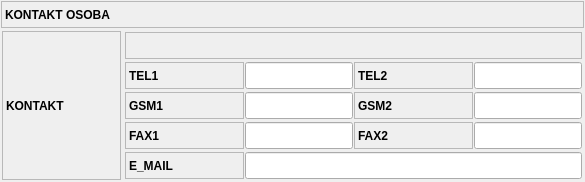
       <widget class="QFrame" name="frame_13">
        <property name="frameShape">
         <enum>QFrame::NoFrame</enum>
        </property>
        <property name="frameShadow">
         <enum>QFrame::Raised</enum>
        </property>
        <layout class="QVBoxLayout" name="verticalLayout_2">
         <property name="spacing">
          <number>0</number>
         </property>
         <property name="leftMargin">
          <number>0</number>
         </property>
         <property name="topMargin">
          <number>0</number>
         </property>
         <property name="rightMargin">
          <number>0</number>
         </property>
         <property name="bottomMargin">
          <number>0</number>
         </property>
         <item>
          <widget class="QFrame" name="frame_5">
           <property name="sizePolicy">
            <sizepolicy hsizetype="Preferred" vsizetype="Maximum">
             <horstretch>0</horstretch>
             <verstretch>0</verstretch>
            </sizepolicy>
           </property>
           <property name="frameShape">
            <enum>QFrame::NoFrame</enum>
           </property>
           <property name="frameShadow">
            <enum>QFrame::Raised</enum>
           </property>
           <layout class="QHBoxLayout" name="horizontalLayout_4">
            <property name="spacing">
             <number>1</number>
            </property>
            <property name="leftMargin">
             <number>1</number>
            </property>
            <property name="topMargin">
             <number>1</number>
            </property>
            <property name="rightMargin">
             <number>1</number>
            </property>
            <property name="bottomMargin">
             <number>1</number>
            </property>
            <item>
             <widget class="QLabel" name="lblKontaktOsobaTitle">
              <property name="minimumSize">
               <size>
                <width>0</width>
                <height>27</height>
               </size>
              </property>
              <property name="font">
               <font>
                <weight>75</weight>
                <bold>true</bold>
               </font>
              </property>
              <property name="frameShape">
               <enum>QFrame::StyledPanel</enum>
              </property>
              <property name="text">
               <string>KONTAKT OSOBA</string>
              </property>
             </widget>
            </item>
           </layout>
          </widget>
         </item>
         <item>
          <widget class="QFrame" name="frame_17">
           <property name="frameShape">
            <enum>QFrame::NoFrame</enum>
           </property>
           <property name="frameShadow">
            <enum>QFrame::Raised</enum>
           </property>
           <layout class="QHBoxLayout" name="horizontalLayout_19">
            <property name="spacing">
             <number>1</number>
            </property>
            <property name="leftMargin">
             <number>1</number>
            </property>
            <property name="topMargin">
             <number>1</number>
            </property>
            <property name="rightMargin">
             <number>1</number>
            </property>
            <property name="bottomMargin">
             <number>1</number>
            </property>
            <item>
             <widget class="QFrame" name="frame_23">
              <property name="sizePolicy">
               <sizepolicy hsizetype="Maximum" vsizetype="Preferred">
                <horstretch>0</horstretch>
                <verstretch>0</verstretch>
               </sizepolicy>
              </property>
              <property name="frameShape">
               <enum>QFrame::NoFrame</enum>
              </property>
              <property name="frameShadow">
               <enum>QFrame::Raised</enum>
              </property>
              <layout class="QHBoxLayout" name="horizontalLayout_20">
               <property name="spacing">
                <number>1</number>
               </property>
               <property name="leftMargin">
                <number>1</number>
               </property>
               <property name="topMargin">
                <number>1</number>
               </property>
               <property name="rightMargin">
                <number>1</number>
               </property>
               <property name="bottomMargin">
                <number>1</number>
               </property>
               <item>
                <widget class="QLabel" name="lblKontaktTitle">
                 <property name="sizePolicy">
                  <sizepolicy hsizetype="Maximum" vsizetype="Preferred">
                   <horstretch>0</horstretch>
                   <verstretch>0</verstretch>
                  </sizepolicy>
                 </property>
                 <property name="minimumSize">
                  <size>
                   <width>119</width>
                   <height>27</height>
                  </size>
                 </property>
                 <property name="maximumSize">
                  <size>
                   <width>119</width>
                   <height>16777215</height>
                  </size>
                 </property>
                 <property name="font">
                  <font>
                   <weight>75</weight>
                   <bold>true</bold>
                  </font>
                 </property>
                 <property name="frameShape">
                  <enum>QFrame::StyledPanel</enum>
                 </property>
                 <property name="text">
                  <string>KONTAKT</string>
                 </property>
                </widget>
               </item>
              </layout>
             </widget>
            </item>
            <item>
             <widget class="QFrame" name="frame_24">
              <property name="frameShape">
               <enum>QFrame::NoFrame</enum>
              </property>
              <property name="frameShadow">
               <enum>QFrame::Raised</enum>
              </property>
              <layout class="QVBoxLayout" name="verticalLayout_4">
               <property name="spacing">
                <number>1</number>
               </property>
               <property name="leftMargin">
                <number>1</number>
               </property>
               <property name="topMargin">
                <number>1</number>
               </property>
               <property name="rightMargin">
                <number>1</number>
               </property>
               <property name="bottomMargin">
                <number>1</number>
               </property>
               <item>
                <widget class="QFrame" name="frame_25">
                 <property name="sizePolicy">
                  <sizepolicy hsizetype="Preferred" vsizetype="Maximum">
                   <horstretch>0</horstretch>
                   <verstretch>0</verstretch>
                  </sizepolicy>
                 </property>
                 <property name="frameShape">
                  <enum>QFrame::NoFrame</enum>
                 </property>
                 <property name="frameShadow">
                  <enum>QFrame::Raised</enum>
                 </property>
                 <layout class="QHBoxLayout" name="horizontalLayout_21">
                  <property name="spacing">
                   <number>1</number>
                  </property>
                  <property name="leftMargin">
                   <number>1</number>
                  </property>
                  <property name="topMargin">
                   <number>1</number>
                  </property>
                  <property name="rightMargin">
                   <number>1</number>
                  </property>
                  <property name="bottomMargin">
                   <number>1</number>
                  </property>
                  <item>
                   <widget class="QLabel" name="lblKorinsikNaziv_3">
                    <property name="sizePolicy">
                     <sizepolicy hsizetype="Preferred" vsizetype="Preferred">
                      <horstretch>0</horstretch>
                      <verstretch>0</verstretch>
                     </sizepolicy>
                    </property>
                    <property name="minimumSize">
                     <size>
                      <width>0</width>
                      <height>27</height>
                     </size>
                    </property>
                    <property name="font">
                     <font>
                      <weight>75</weight>
                      <bold>true</bold>
                     </font>
                    </property>
                    <property name="frameShape">
                     <enum>QFrame::StyledPanel</enum>
                    </property>
                    <property name="textInteractionFlags">
                     <set>Qt::LinksAccessibleByMouse|Qt::TextSelectableByMouse</set>
                    </property>
                   </widget>
                  </item>
                 </layout>
                </widget>
               </item>
               <item>
                <widget class="QFrame" name="frame_27">
                 <property name="sizePolicy">
                  <sizepolicy hsizetype="Preferred" vsizetype="Maximum">
                   <horstretch>0</horstretch>
                   <verstretch>0</verstretch>
                  </sizepolicy>
                 </property>
                 <property name="frameShape">
                  <enum>QFrame::NoFrame</enum>
                 </property>
                 <property name="frameShadow">
                  <enum>QFrame::Raised</enum>
                 </property>
                 <layout class="QHBoxLayout" name="horizontalLayout_22">
                  <property name="spacing">
                   <number>1</number>
                  </property>
                  <property name="leftMargin">
                   <number>1</number>
                  </property>
                  <property name="topMargin">
                   <number>1</number>
                  </property>
                  <property name="rightMargin">
                   <number>1</number>
                  </property>
                  <property name="bottomMargin">
                   <number>1</number>
                  </property>
                  <item>
                   <widget class="QLabel" name="lblTel1Title">
                    <property name="sizePolicy">
                     <sizepolicy hsizetype="Maximum" vsizetype="Preferred">
                      <horstretch>0</horstretch>
                      <verstretch>0</verstretch>
                     </sizepolicy>
                    </property>
                    <property name="minimumSize">
                     <size>
                      <width>119</width>
                      <height>27</height>
                     </size>
                    </property>
                    <property name="maximumSize">
                     <size>
                      <width>119</width>
                      <height>16777215</height>
                     </size>
                    </property>
                    <property name="font">
                     <font>
                      <weight>75</weight>
                      <bold>true</bold>
                     </font>
                    </property>
                    <property name="frameShape">
                     <enum>QFrame::StyledPanel</enum>
                    </property>
                    <property name="text">
                     <string>TEL1</string>
                    </property>
                   </widget>
                  </item>
                  <item>
                   <widget class="QLineEdit" name="txtTel1">
                    <property name="sizePolicy">
                     <sizepolicy hsizetype="Preferred" vsizetype="Preferred">
                      <horstretch>0</horstretch>
                      <verstretch>0</verstretch>
                     </sizepolicy>
                    </property>
                   </widget>
                  </item>
                  <item>
                   <widget class="QLabel" name="lblTel2Title">
                    <property name="sizePolicy">
                     <sizepolicy hsizetype="Maximum" vsizetype="Preferred">
                      <horstretch>0</horstretch>
                      <verstretch>0</verstretch>
                     </sizepolicy>
                    </property>
                    <property name="minimumSize">
                     <size>
                      <width>119</width>
                      <height>27</height>
                     </size>
                    </property>
                    <property name="maximumSize">
                     <size>
                      <width>119</width>
                      <height>16777215</height>
                     </size>
                    </property>
                    <property name="font">
                     <font>
                      <weight>75</weight>
                      <bold>true</bold>
                     </font>
                    </property>
                    <property name="frameShape">
                     <enum>QFrame::StyledPanel</enum>
                    </property>
                    <property name="text">
                     <string>TEL2</string>
                    </property>
                   </widget>
                  </item>
                  <item>
                   <widget class="QLineEdit" name="txtTel2">
                    <property name="sizePolicy">
                     <sizepolicy hsizetype="Preferred" vsizetype="Preferred">
                      <horstretch>0</horstretch>
                      <verstretch>0</verstretch>
                     </sizepolicy>
                    </property>
                   </widget>
                  </item>
                 </layout>
                </widget>
               </item>
               <item>
                <widget class="QFrame" name="frame_28">
                 <property name="sizePolicy">
                  <sizepolicy hsizetype="Preferred" vsizetype="Maximum">
                   <horstretch>0</horstretch>
                   <verstretch>0</verstretch>
                  </sizepolicy>
                 </property>
                 <property name="frameShape">
                  <enum>QFrame::NoFrame</enum>
                 </property>
                 <property name="frameShadow">
                  <enum>QFrame::Raised</enum>
                 </property>
                 <layout class="QHBoxLayout" name="horizontalLayout_23">
                  <property name="spacing">
                   <number>1</number>
                  </property>
                  <property name="leftMargin">
                   <number>1</number>
                  </property>
                  <property name="topMargin">
                   <number>1</number>
                  </property>
                  <property name="rightMargin">
                   <number>1</number>
                  </property>
                  <property name="bottomMargin">
                   <number>1</number>
                  </property>
                  <item>
                   <widget class="QLabel" name="lblGsm1Title">
                    <property name="sizePolicy">
                     <sizepolicy hsizetype="Maximum" vsizetype="Preferred">
                      <horstretch>0</horstretch>
                      <verstretch>0</verstretch>
                     </sizepolicy>
                    </property>
                    <property name="minimumSize">
                     <size>
                      <width>119</width>
                      <height>27</height>
                     </size>
                    </property>
                    <property name="maximumSize">
                     <size>
                      <width>119</width>
                      <height>16777215</height>
                     </size>
                    </property>
                    <property name="font">
                     <font>
                      <weight>75</weight>
                      <bold>true</bold>
                     </font>
                    </property>
                    <property name="frameShape">
                     <enum>QFrame::StyledPanel</enum>
                    </property>
                    <property name="text">
                     <string>GSM1</string>
                    </property>
                   </widget>
                  </item>
                  <item>
                   <widget class="QLineEdit" name="txtGsm1">
                    <property name="sizePolicy">
                     <sizepolicy hsizetype="Preferred" vsizetype="Preferred">
                      <horstretch>0</horstretch>
                      <verstretch>0</verstretch>
                     </sizepolicy>
                    </property>
                   </widget>
                  </item>
                  <item>
                   <widget class="QLabel" name="lblGsm2Title">
                    <property name="sizePolicy">
                     <sizepolicy hsizetype="Maximum" vsizetype="Preferred">
                      <horstretch>0</horstretch>
                      <verstretch>0</verstretch>
                     </sizepolicy>
                    </property>
                    <property name="minimumSize">
                     <size>
                      <width>119</width>
                      <height>27</height>
                     </size>
                    </property>
                    <property name="maximumSize">
                     <size>
                      <width>119</width>
                      <height>16777215</height>
                     </size>
                    </property>
                    <property name="font">
                     <font>
                      <weight>75</weight>
                      <bold>true</bold>
                     </font>
                    </property>
                    <property name="frameShape">
                     <enum>QFrame::StyledPanel</enum>
                    </property>
                    <property name="text">
                     <string>GSM2</string>
                    </property>
                   </widget>
                  </item>
                  <item>
                   <widget class="QLineEdit" name="txtGsm2">
                    <property name="sizePolicy">
                     <sizepolicy hsizetype="Preferred" vsizetype="Preferred">
                      <horstretch>0</horstretch>
                      <verstretch>0</verstretch>
                     </sizepolicy>
                    </property>
                   </widget>
                  </item>
                 </layout>
                </widget>
               </item>
               <item>
                <widget class="QFrame" name="frame_29">
                 <property name="sizePolicy">
                  <sizepolicy hsizetype="Preferred" vsizetype="Maximum">
                   <horstretch>0</horstretch>
                   <verstretch>0</verstretch>
                  </sizepolicy>
                 </property>
                 <property name="frameShape">
                  <enum>QFrame::NoFrame</enum>
                 </property>
                 <property name="frameShadow">
                  <enum>QFrame::Raised</enum>
                 </property>
                 <layout class="QHBoxLayout" name="horizontalLayout_25">
                  <property name="spacing">
                   <number>1</number>
                  </property>
                  <property name="leftMargin">
                   <number>1</number>
                  </property>
                  <property name="topMargin">
                   <number>1</number>
                  </property>
                  <property name="rightMargin">
                   <number>1</number>
                  </property>
                  <property name="bottomMargin">
                   <number>1</number>
                  </property>
                  <item>
                   <widget class="QLabel" name="lblFax1Title">
                    <property name="sizePolicy">
                     <sizepolicy hsizetype="Maximum" vsizetype="Preferred">
                      <horstretch>0</horstretch>
                      <verstretch>0</verstretch>
                     </sizepolicy>
                    </property>
                    <property name="minimumSize">
                     <size>
                      <width>119</width>
                      <height>27</height>
                     </size>
                    </property>
                    <property name="maximumSize">
                     <size>
                      <width>119</width>
                      <height>16777215</height>
                     </size>
                    </property>
                    <property name="font">
                     <font>
                      <weight>75</weight>
                      <bold>true</bold>
                     </font>
                    </property>
                    <property name="frameShape">
                     <enum>QFrame::StyledPanel</enum>
                    </property>
                    <property name="text">
                     <string>FAX1</string>
                    </property>
                   </widget>
                  </item>
                  <item>
                   <widget class="QLineEdit" name="txtFax1">
                    <property name="sizePolicy">
                     <sizepolicy hsizetype="Preferred" vsizetype="Preferred">
                      <horstretch>0</horstretch>
                      <verstretch>0</verstretch>
                     </sizepolicy>
                    </property>
                   </widget>
                  </item>
                  <item>
                   <widget class="QLabel" name="lblFax2Title">
                    <property name="sizePolicy">
                     <sizepolicy hsizetype="Maximum" vsizetype="Preferred">
                      <horstretch>0</horstretch>
                      <verstretch>0</verstretch>
                     </sizepolicy>
                    </property>
                    <property name="minimumSize">
                     <size>
                      <width>119</width>
                      <height>27</height>
                     </size>
                    </property>
                    <property name="maximumSize">
                     <size>
                      <width>119</width>
                      <height>16777215</height>
                     </size>
                    </property>
                    <property name="font">
                     <font>
                      <weight>75</weight>
                      <bold>true</bold>
                     </font>
                    </property>
                    <property name="frameShape">
                     <enum>QFrame::StyledPanel</enum>
                    </property>
                    <property name="text">
                     <string>FAX2</string>
                    </property>
                   </widget>
                  </item>
                  <item>
                   <widget class="QLineEdit" name="txtFax2">
                    <property name="sizePolicy">
                     <sizepolicy hsizetype="Preferred" vsizetype="Preferred">
                      <horstretch>0</horstretch>
                      <verstretch>0</verstretch>
                     </sizepolicy>
                    </property>
                   </widget>
                  </item>
                 </layout>
                </widget>
               </item>
               <item>
                <widget class="QFrame" name="frame_26">
                 <property name="sizePolicy">
                  <sizepolicy hsizetype="Preferred" vsizetype="Maximum">
                   <horstretch>0</horstretch>
                   <verstretch>0</verstretch>
                  </sizepolicy>
                 </property>
                 <property name="frameShape">
                  <enum>QFrame::NoFrame</enum>
                 </property>
                 <property name="frameShadow">
                  <enum>QFrame::Raised</enum>
                 </property>
                 <layout class="QHBoxLayout" name="horizontalLayout_24">
                  <property name="spacing">
                   <number>1</number>
                  </property>
                  <property name="leftMargin">
                   <number>1</number>
                  </property>
                  <property name="topMargin">
                   <number>1</number>
                  </property>
                  <property name="rightMargin">
                   <number>1</number>
                  </property>
                  <property name="bottomMargin">
                   <number>1</number>
                  </property>
                  <item>
                   <widget class="QLabel" name="lblEmailTitle">
                    <property name="sizePolicy">
                     <sizepolicy hsizetype="Maximum" vsizetype="Preferred">
                      <horstretch>0</horstretch>
                      <verstretch>0</verstretch>
                     </sizepolicy>
                    </property>
                    <property name="minimumSize">
                     <size>
                      <width>119</width>
                      <height>27</height>
                     </size>
                    </property>
                    <property name="maximumSize">
                     <size>
                      <width>119</width>
                      <height>16777215</height>
                     </size>
                    </property>
                    <property name="font">
                     <font>
                      <weight>75</weight>
                      <bold>true</bold>
                     </font>
                    </property>
                    <property name="frameShape">
                     <enum>QFrame::StyledPanel</enum>
                    </property>
                    <property name="text">
                     <string>E_MAIL</string>
                    </property>
                   </widget>
                  </item>
                  <item>
                   <widget class="QLineEdit" name="txtEmail">
                    <property name="sizePolicy">
                     <sizepolicy hsizetype="Preferred" vsizetype="Preferred">
                      <horstretch>0</horstretch>
                      <verstretch>0</verstretch>
                     </sizepolicy>
                    </property>
                   </widget>
                  </item>
                 </layout>
                </widget>
               </item>
              </layout>
             </widget>
            </item>
           </layout>
          </widget>
         </item>
        </layout>
       </widget>
